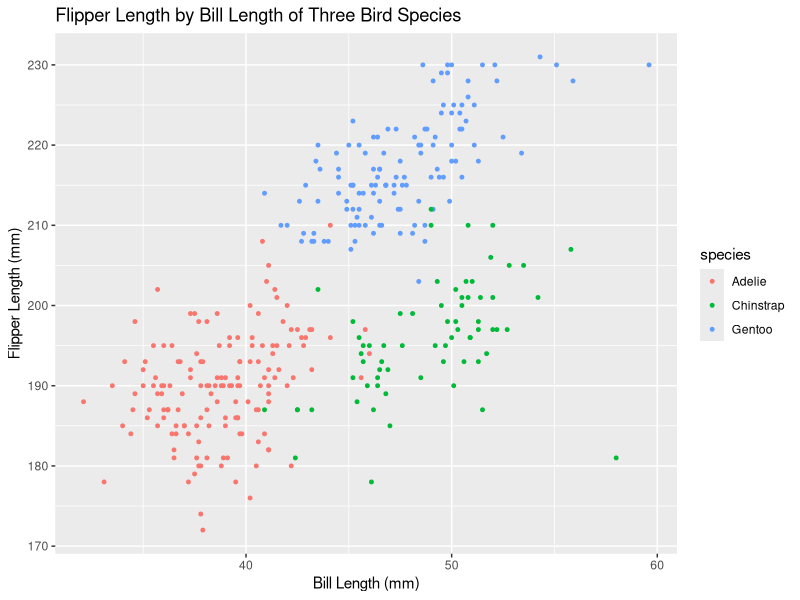
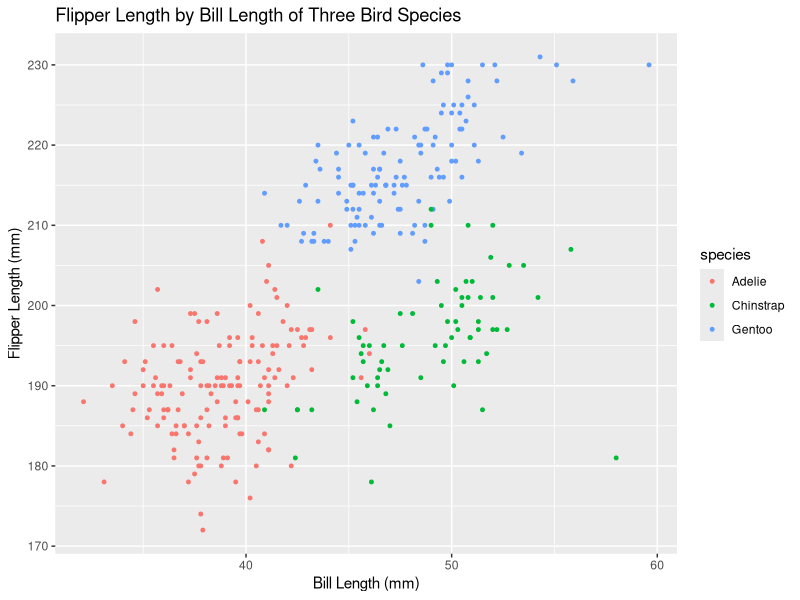

Here is the R script that generated these plots, in order:
## ---- chunk 1
knitr::opts_chunk$set(echo = TRUE)
## ---- chunk 2
library(tidyverse)
## ---- chunk 3
problem1_df <- tibble(rsample = rnorm(10),
                      greater_than_zero = rsample > 0,
                      letters_list = letters[1:10],
                      animals = rep(as_factor(c("dog", "cat", "mouse")), length.out = 10))
problem1_df
## ---- chunk 4
problem1_df %>%
  pull(rsample) %>%
  mean()

problem1_df %>%
  pull(greater_than_zero) %>%
  mean()

problem1_df %>%
  pull(letters_list) %>%
  mean()

problem1_df %>%
  pull(animals) %>%
  mean()
## ---- chunk 5
problem1_df %>%
  pull(greater_than_zero) %>%
  as.numeric()

problem1_df %>%
  pull(letters_list) %>%
  as.numeric()

problem1_df %>%
  pull(animals) %>%
  as.numeric()
## ---- chunk 6
data("penguins", package = "palmerpenguins")
## ---- chunk 7
summary(penguins)

nrow(penguins)
ncol(penguins)
## ---- chunk 8
ggplot(penguins, aes(x = bill_length_mm, y = flipper_length_mm, color = species)) +
  geom_point(size = 1) +
  ggtitle("Flipper Length by Bill Length of Three Bird Species") +
  xlab("Bill Length (mm)") +
  ylab("Flipper Length (mm)")

ggsave("birds_figure1.png", width = 30, height = 30)
